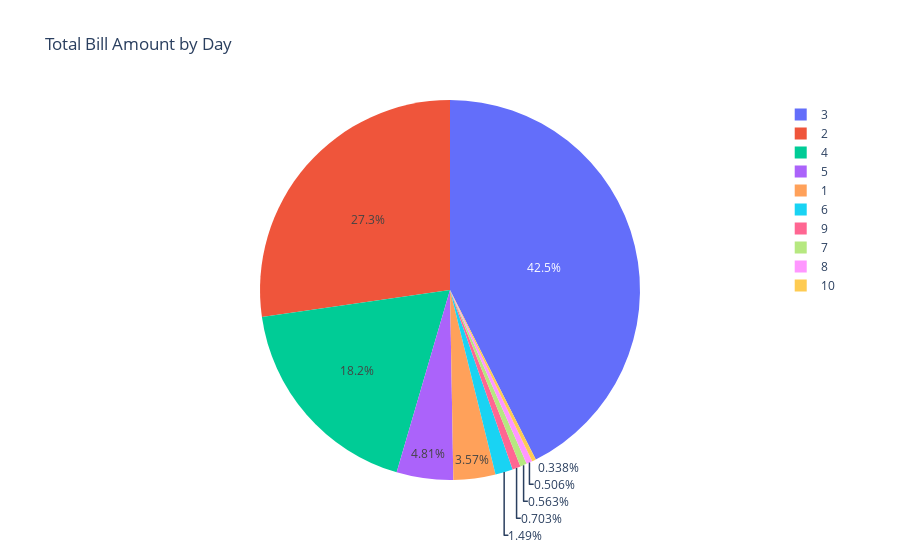

Here is the notebook cell this chart was saved with:
### Code cell
fig = px.pie(df, names='bedRoom', title='Total Bill Amount by Day')

# Show the plot
fig.show()

### Figure 1 — Plotly figure (JSON) as saved in the notebook; plotly's stock layout.template omitted (floating-point values rounded to 4 significant figures; data arrays with more than 128 entries replaced by an {"elided": "..."} marker saying what was removed)
{"data": [{"domain": {"x": [0, 1], "y": [0, 1]}, "hovertemplate": "bedRoom=%{label}<extra></extra>", "labels": {"elided": "3554 int values"}, "legendgroup": "", "name": "", "showlegend": true, "type": "pie"}], "layout": {"autosize": true, "legend": {"tracegroupgap": 0}, "title": {"text": "Total Bill Amount by Day"}}}
